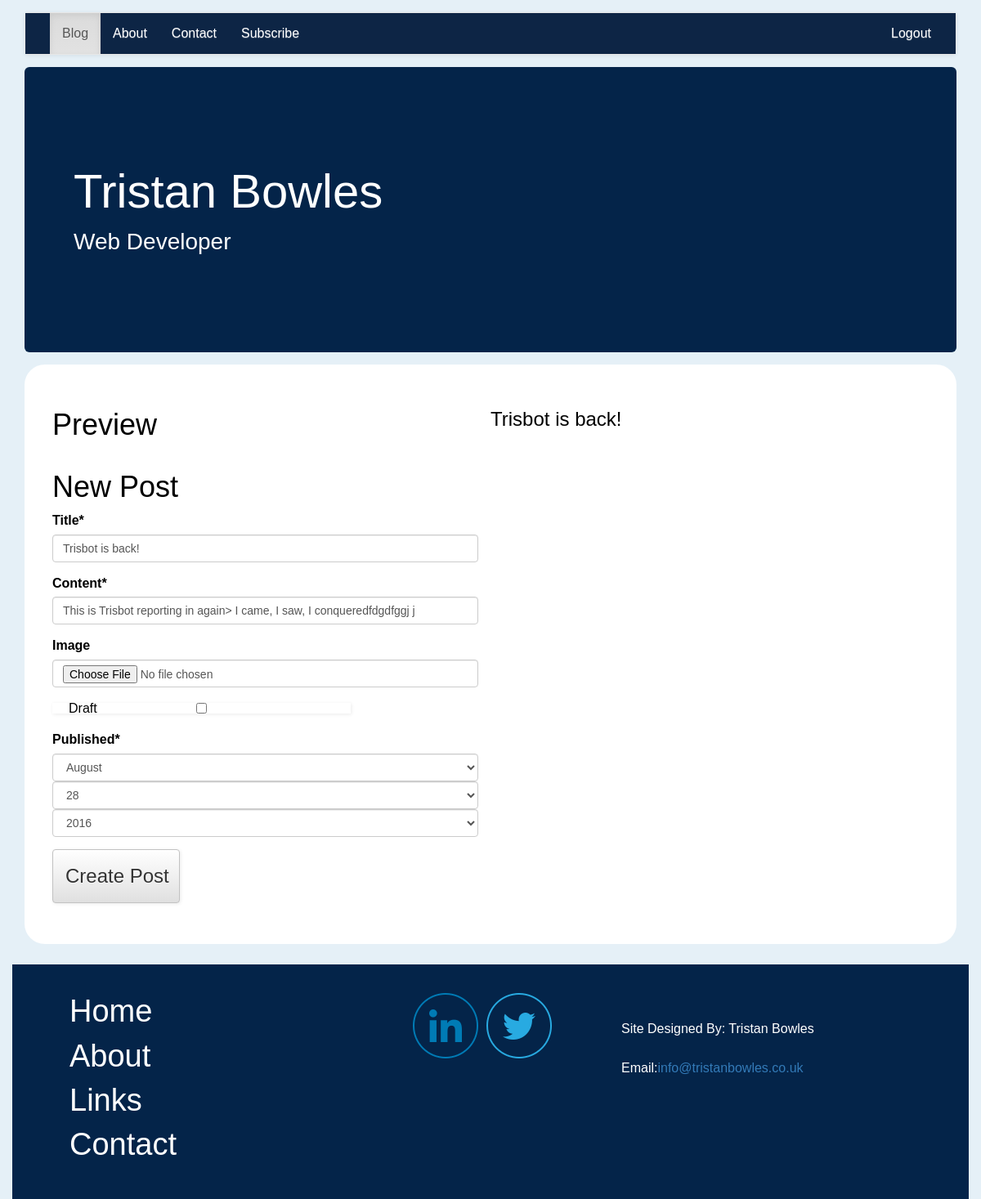
The page /posts/trisbot-is-back/edit/ (signed in) on the database its author committed.
### posts/models.py (models this page shows, shortened)
class Post(models.Model):
    user = models.ForeignKey(settings.AUTH_USER_MODEL, default=1)
    title = models.CharField(max_length=120)
    slug = models.SlugField(unique=True)
    image = models.ImageField(upload_to=upload_location, null=True, blank=True,
            width_field='width_field',
            height_field='height_field' )
    height_field = models.IntegerField(default=0)
    width_field = models.IntegerField(default=0)
    content = models.TextField()
    draft = models.BooleanField(default=False)
    published = models.DateField(auto_now=False, auto_now_add=False)
    read_time = models.IntegerField(default=0) #models.TimeField(null=True, blank=True)#assume mins
    updated = models.DateTimeField(auto_now=True, auto_now_add=False)
    timestamp = models.DateTimeField(auto_now=False, auto_now_add=True)
    objects = PostManager()

### posts/views.py (the view)
# urls.py: url(r'^(?P<slug>[\w-]+)/edit/$', post_update, name='update'),
def post_update(request, slug="None"):
    if not request.user.is_staff or not request.user.is_superuser:
        raise Http404
    instance = get_object_or_404(Post, slug=slug)
    form = PostForm(request.POST or None, request.FILES or None, instance=instance)
    if form.is_valid():
        instance = form.save(commit=False)
        print (form.cleaned_data.get("title"))
        instance.save()
        messages.success(request, "Success: blog entry updated!")
        return HttpResponseRedirect(instance.get_absolute_url())
    context = {
        "title": instance.title,
        "instance": instance,
        "form" : form,
        "nbar": "blog"
        }
    return render(request, "post_form.html", context)

### posts/forms.py
class PostForm(forms.ModelForm):
  content = forms.CharField(widget=PagedownWidget(show_preview=False))
  published = forms.DateField(widget=forms.SelectDateWidget)
  class Meta:
    model = Post
    fields = [
      "title",
      "content",
      "image",
      "draft",
      "published",
      ]

### templates/post_form.html (shortened to what this page needs)
{% extends "base.html" %}
{% load crispy_forms_tags %}
{% block content %}
<div class="row">
<div class="col-sm-6">
<h1>Preview</h1>
</div>
<div class='content-preview'>
  <h3 id='preview-title'></h3>
  <p id='preview-content'></p>
</div>
<div class="col-sm-6">
<h1>New Post</h1>
<form method='POST' action='' enctype='multipart/form-data'>{% csrf_token %}
{{ form|crispy }}
<input type="submit" class= 'btn btn-default' value="Create Post" />
</form>
</div>
</div>
{% endblock content %}

### static/static_dirs/css/style.css (style rules this page uses)
body { font-family: 'Droid Sans', sans-serif; background-color:#E5F0F7; color:white; font-size: 16px; }
#content p { padding-top: 5px; padding-bottom: 5px; }
input, textarea { padding:10px; width: 70%; box-sizing: border-box; display:block; border: 1px solid #C2C2C2; box-shadow: 1px 1px 4px #EBEBEB; -moz-box-shadow: 1px 1px 4px #EBEBEB; -webkit-box-shadow: 1px 1px 4px #EBEBEB; }
.btn { font-size: 24px; padding: 15px; width: 30%; border: 1px solid #C2C2C2; box-shadow: 1px 1px 4px #EBEBEB; -moz-box-shadow: 1px 1px 4px #EBEBEB; -webkit-box-shadow: 1px 1px 4px #EBEBEB; }

### rows shown on the page
Post: title "Trisbot is back!", content "This is Trisbot reporting in again> I came, I saw, I conqueredfdgdfggj j"
